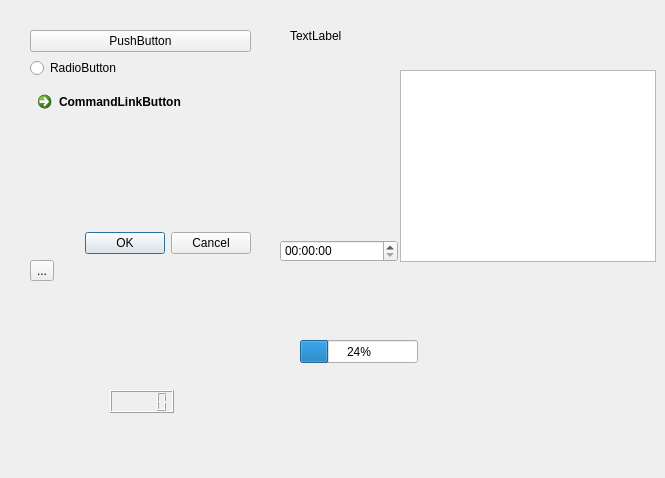
<?xml version="1.0" encoding="UTF-8"?>
<ui version="4.0">
 <class>Form</class>
 <widget class="QWidget" name="Form">
  <property name="geometry">
   <rect>
    <x>0</x>
    <y>0</y>
    <width>665</width>
    <height>478</height>
   </rect>
  </property>
  <property name="windowTitle">
   <string>Form</string>
  </property>
  <widget class="QWidget" name="verticalLayoutWidget">
   <property name="geometry">
    <rect>
     <x>30</x>
     <y>30</y>
     <width>221</width>
     <height>251</height>
    </rect>
   </property>
   <layout class="QVBoxLayout" name="verticalLayout">
    <item>
     <widget class="QPushButton" name="pushButton">
      <property name="text">
       <string>PushButton</string>
      </property>
     </widget>
    </item>
    <item>
     <widget class="QRadioButton" name="radioButton">
      <property name="text">
       <string>RadioButton</string>
      </property>
     </widget>
    </item>
    <item>
     <widget class="QCommandLinkButton" name="commandLinkButton">
      <property name="text">
       <string>CommandLinkButton</string>
      </property>
     </widget>
    </item>
    <item>
     <widget class="QDialogButtonBox" name="buttonBox">
      <property name="standardButtons">
       <set>QDialogButtonBox::Cancel|QDialogButtonBox::Ok</set>
      </property>
     </widget>
    </item>
    <item>
     <widget class="QToolButton" name="toolButton">
      <property name="text">
       <string>...</string>
      </property>
     </widget>
    </item>
   </layout>
  </widget>
  <widget class="QTimeEdit" name="timeEdit">
   <property name="geometry">
    <rect>
     <x>280</x>
     <y>240</y>
     <width>118</width>
     <height>22</height>
    </rect>
   </property>
  </widget>
  <widget class="QLabel" name="label">
   <property name="geometry">
    <rect>
     <x>290</x>
     <y>30</y>
     <width>56</width>
     <height>12</height>
    </rect>
   </property>
   <property name="text">
    <string>TextLabel</string>
   </property>
  </widget>
  <widget class="QTextBrowser" name="textBrowser">
   <property name="geometry">
    <rect>
     <x>400</x>
     <y>70</y>
     <width>256</width>
     <height>192</height>
    </rect>
   </property>
  </widget>
  <widget class="QLCDNumber" name="lcdNumber">
   <property name="geometry">
    <rect>
     <x>110</x>
     <y>390</y>
     <width>64</width>
     <height>23</height>
    </rect>
   </property>
  </widget>
  <widget class="QProgressBar" name="progressBar">
   <property name="geometry">
    <rect>
     <x>300</x>
     <y>340</y>
     <width>118</width>
     <height>23</height>
    </rect>
   </property>
   <property name="value">
    <number>24</number>
   </property>
  </widget>
 </widget>
 <resources/>
 <connections/>
</ui>
